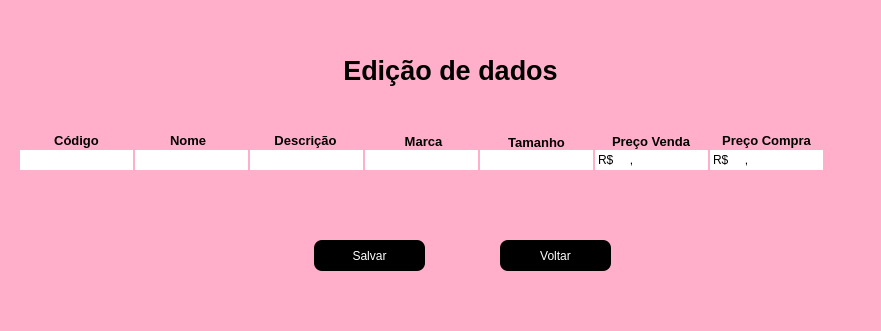
<?xml version="1.0" encoding="UTF-8"?>
<ui version="4.0">
 <class>MainWindow</class>
 <widget class="QMainWindow" name="MainWindow">
  <property name="geometry">
   <rect>
    <x>0</x>
    <y>0</y>
    <width>881</width>
    <height>331</height>
   </rect>
  </property>
  <property name="windowTitle">
   <string>Edição de dados_prod</string>
  </property>
  <property name="windowIcon">
   <iconset>
    <normaloff>../new tela/diamond.png</normaloff>../new tela/diamond.png</iconset>
  </property>
  <property name="styleSheet">
   <string notr="true">background-color: rgb(255, 175, 202);</string>
  </property>
  <widget class="QWidget" name="centralwidget">
   <widget class="QLabel" name="label">
    <property name="geometry">
     <rect>
      <x>-80</x>
      <y>40</y>
      <width>1061</width>
      <height>61</height>
     </rect>
    </property>
    <property name="font">
     <font>
      <family>Nirmala UI</family>
      <pointsize>20</pointsize>
      <weight>75</weight>
      <bold>true</bold>
     </font>
    </property>
    <property name="text">
     <string>Edição de dados</string>
    </property>
    <property name="alignment">
     <set>Qt::AlignCenter</set>
    </property>
   </widget>
   <widget class="QLabel" name="label_2">
    <property name="geometry">
     <rect>
      <x>16</x>
      <y>130</y>
      <width>121</width>
      <height>20</height>
     </rect>
    </property>
    <property name="font">
     <font>
      <family>Nirmala UI</family>
      <pointsize>10</pointsize>
      <weight>75</weight>
      <bold>true</bold>
     </font>
    </property>
    <property name="text">
     <string>Código</string>
    </property>
    <property name="alignment">
     <set>Qt::AlignCenter</set>
    </property>
   </widget>
   <widget class="QLabel" name="label_3">
    <property name="geometry">
     <rect>
      <x>170</x>
      <y>132</y>
      <width>47</width>
      <height>16</height>
     </rect>
    </property>
    <property name="font">
     <font>
      <family>Nirmala UI</family>
      <pointsize>10</pointsize>
      <weight>75</weight>
      <bold>true</bold>
     </font>
    </property>
    <property name="text">
     <string>Nome</string>
    </property>
   </widget>
   <widget class="QLabel" name="label_4">
    <property name="geometry">
     <rect>
      <x>250</x>
      <y>130</y>
      <width>111</width>
      <height>20</height>
     </rect>
    </property>
    <property name="font">
     <font>
      <family>Nirmala UI</family>
      <pointsize>10</pointsize>
      <weight>75</weight>
      <bold>true</bold>
     </font>
    </property>
    <property name="text">
     <string>Descrição</string>
    </property>
    <property name="alignment">
     <set>Qt::AlignCenter</set>
    </property>
   </widget>
   <widget class="QLabel" name="label_7">
    <property name="geometry">
     <rect>
      <x>368</x>
      <y>131</y>
      <width>111</width>
      <height>20</height>
     </rect>
    </property>
    <property name="font">
     <font>
      <pointsize>10</pointsize>
      <weight>75</weight>
      <bold>true</bold>
     </font>
    </property>
    <property name="text">
     <string>Marca</string>
    </property>
    <property name="alignment">
     <set>Qt::AlignCenter</set>
    </property>
   </widget>
   <widget class="QLabel" name="label_8">
    <property name="geometry">
     <rect>
      <x>481</x>
      <y>132</y>
      <width>111</width>
      <height>20</height>
     </rect>
    </property>
    <property name="font">
     <font>
      <family>Nirmala UI</family>
      <pointsize>10</pointsize>
      <weight>75</weight>
      <bold>true</bold>
     </font>
    </property>
    <property name="text">
     <string>Tamanho</string>
    </property>
    <property name="alignment">
     <set>Qt::AlignCenter</set>
    </property>
   </widget>
   <widget class="QLabel" name="label_9">
    <property name="geometry">
     <rect>
      <x>711</x>
      <y>132</y>
      <width>111</width>
      <height>16</height>
     </rect>
    </property>
    <property name="font">
     <font>
      <family>Nirmala UI</family>
      <pointsize>10</pointsize>
      <weight>75</weight>
      <bold>true</bold>
     </font>
    </property>
    <property name="text">
     <string>Preço Compra</string>
    </property>
    <property name="alignment">
     <set>Qt::AlignCenter</set>
    </property>
   </widget>
   <widget class="QLabel" name="label_10">
    <property name="geometry">
     <rect>
      <x>596</x>
      <y>131</y>
      <width>110</width>
      <height>20</height>
     </rect>
    </property>
    <property name="font">
     <font>
      <family>Nirmala UI</family>
      <pointsize>10</pointsize>
      <weight>75</weight>
      <bold>true</bold>
     </font>
    </property>
    <property name="text">
     <string>Preço Venda</string>
    </property>
    <property name="alignment">
     <set>Qt::AlignCenter</set>
    </property>
   </widget>
   <widget class="QLineEdit" name="edit_cod">
    <property name="geometry">
     <rect>
      <x>20</x>
      <y>150</y>
      <width>113</width>
      <height>20</height>
     </rect>
    </property>
    <property name="styleSheet">
     <string notr="true">QLineEdit
{
background-color: rgb(255, 255, 255);
border: 1px solid #ffffff;

}

QLineEdit::focus {
border: 2px solid #000000;
}

</string>
    </property>
    <property name="readOnly">
     <bool>true</bool>
    </property>
   </widget>
   <widget class="QLineEdit" name="edit_nome">
    <property name="geometry">
     <rect>
      <x>135</x>
      <y>150</y>
      <width>113</width>
      <height>20</height>
     </rect>
    </property>
    <property name="styleSheet">
     <string notr="true">QLineEdit
{
background-color: rgb(255, 255, 255);
border: 1px solid #ffffff;

}

QLineEdit::focus {
border: 2px solid #000000;
}
</string>
    </property>
   </widget>
   <widget class="QLineEdit" name="edit_desc">
    <property name="geometry">
     <rect>
      <x>250</x>
      <y>150</y>
      <width>113</width>
      <height>20</height>
     </rect>
    </property>
    <property name="styleSheet">
     <string notr="true">QLineEdit
{
background-color: rgb(255, 255, 255);
border: 1px solid #ffffff;

}

QLineEdit::focus {
border: 2px solid #000000;
}
</string>
    </property>
   </widget>
   <widget class="QLineEdit" name="edit_marca">
    <property name="geometry">
     <rect>
      <x>365</x>
      <y>150</y>
      <width>113</width>
      <height>20</height>
     </rect>
    </property>
    <property name="styleSheet">
     <string notr="true">QLineEdit
{
background-color: rgb(255, 255, 255);
border: 1px solid #ffffff;

}

QLineEdit::focus {
border: 2px solid #000000;
}
</string>
    </property>
   </widget>
   <widget class="QLineEdit" name="edit_tamanho">
    <property name="geometry">
     <rect>
      <x>480</x>
      <y>150</y>
      <width>113</width>
      <height>20</height>
     </rect>
    </property>
    <property name="styleSheet">
     <string notr="true">QLineEdit
{
background-color: rgb(255, 255, 255);
border: 1px solid #ffffff;

}

QLineEdit::focus {
border: 2px solid #000000;
}
</string>
    </property>
    <property name="inputMask">
     <string/>
    </property>
   </widget>
   <widget class="QLineEdit" name="edit_venda">
    <property name="geometry">
     <rect>
      <x>595</x>
      <y>150</y>
      <width>113</width>
      <height>20</height>
     </rect>
    </property>
    <property name="styleSheet">
     <string notr="true">QLineEdit
{
background-color: rgb(255, 255, 255);
border: 1px solid #ffffff;

}

QLineEdit::focus {
border: 2px solid #000000;
}
</string>
    </property>
    <property name="inputMask">
     <string>R$ 9999,99</string>
    </property>
   </widget>
   <widget class="QLineEdit" name="edit_compra">
    <property name="geometry">
     <rect>
      <x>710</x>
      <y>150</y>
      <width>113</width>
      <height>20</height>
     </rect>
    </property>
    <property name="styleSheet">
     <string notr="true">QLineEdit
{
background-color: rgb(255, 255, 255);
border: 1px solid #ffffff;

}

QLineEdit::focus {
border: 2px solid #000000;
}
</string>
    </property>
    <property name="inputMask">
     <string>R$ 9999,99</string>
    </property>
   </widget>
   <widget class="QPushButton" name="edit_salvar">
    <property name="geometry">
     <rect>
      <x>314</x>
      <y>240</y>
      <width>111</width>
      <height>31</height>
     </rect>
    </property>
    <property name="maximumSize">
     <size>
      <width>500</width>
      <height>240</height>
     </size>
    </property>
    <property name="styleSheet">
     <string notr="true">QPushButton {

	color: rgb(255, 255, 255);
	background-color: rgb(0, 0, 0);
	border-radius: 8px;

}

QPushButton::hover {

	color: rgb(255, 255, 255);
	border: 1px solid #ffffff;

}</string>
    </property>
    <property name="text">
     <string>Salvar</string>
    </property>
   </widget>
   <widget class="QPushButton" name="edit_voltar">
    <property name="geometry">
     <rect>
      <x>500</x>
      <y>240</y>
      <width>111</width>
      <height>31</height>
     </rect>
    </property>
    <property name="maximumSize">
     <size>
      <width>500</width>
      <height>240</height>
     </size>
    </property>
    <property name="styleSheet">
     <string notr="true">QPushButton {

	color: rgb(255, 255, 255);
	background-color: rgb(0, 0, 0);
	border-radius: 8px;

}

QPushButton::hover {

	color: rgb(255, 255, 255);
	border: 1px solid #ffffff;

}</string>
    </property>
    <property name="text">
     <string>Voltar</string>
    </property>
   </widget>
  </widget>
  <widget class="QMenuBar" name="menubar">
   <property name="geometry">
    <rect>
     <x>0</x>
     <y>0</y>
     <width>881</width>
     <height>21</height>
    </rect>
   </property>
  </widget>
  <widget class="QStatusBar" name="statusbar"/>
 </widget>
 <resources/>
 <connections/>
</ui>
